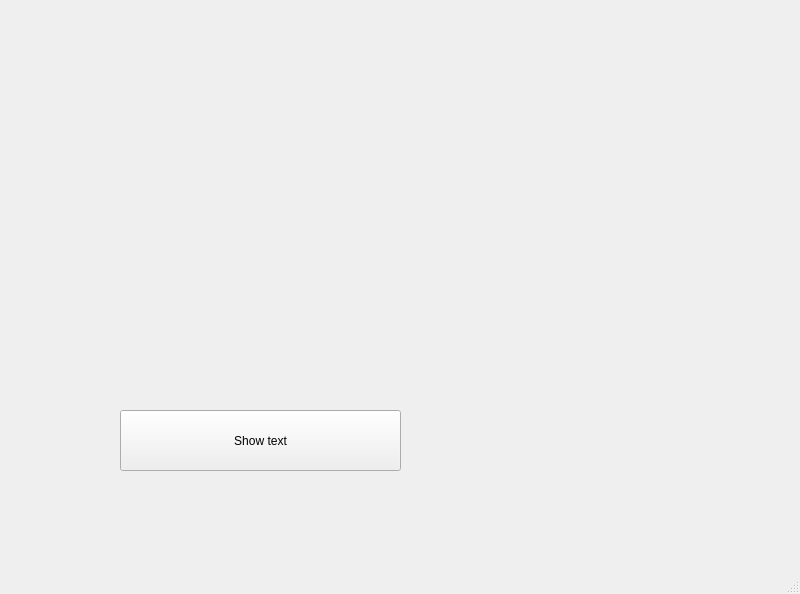
<?xml version="1.0" encoding="UTF-8"?>
<ui version="4.0">
 <class>MainWindow</class>
 <widget class="QMainWindow" name="MainWindow">
  <property name="geometry">
   <rect>
    <x>0</x>
    <y>0</y>
    <width>800</width>
    <height>594</height>
   </rect>
  </property>
  <property name="windowTitle">
   <string>MainWindow</string>
  </property>
  <widget class="QWidget" name="centralwidget">
   <widget class="QPushButton" name="pushButton">
    <property name="geometry">
     <rect>
      <x>120</x>
      <y>410</y>
      <width>281</width>
      <height>61</height>
     </rect>
    </property>
    <property name="text">
     <string>Show text</string>
    </property>
   </widget>
   <widget class="QLabel" name="label">
    <property name="geometry">
     <rect>
      <x>150</x>
      <y>250</y>
      <width>221</width>
      <height>41</height>
     </rect>
    </property>
    <property name="text">
     <string/>
    </property>
   </widget>
  </widget>
  <widget class="QMenuBar" name="menubar">
   <property name="geometry">
    <rect>
     <x>0</x>
     <y>0</y>
     <width>800</width>
     <height>22</height>
    </rect>
   </property>
  </widget>
  <widget class="QStatusBar" name="statusbar"/>
 </widget>
 <resources/>
 <connections/>
</ui>
